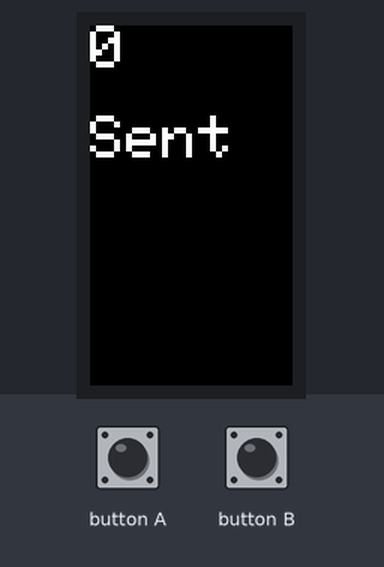
Bench run of a sketch on a simulated ESP32. Shown: 135×240 colour display. The test bench sets the inputs (shaded band).

Above: at 3.8 s.
3.9 s: button A pressed for 0.15 s
At 4.7 s:
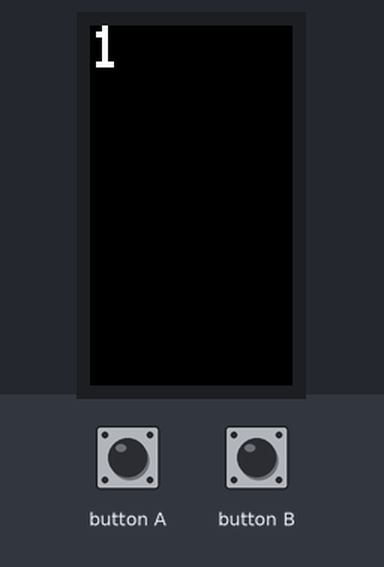
7.0 s: button A pressed for 1 s
At 8.5 s:
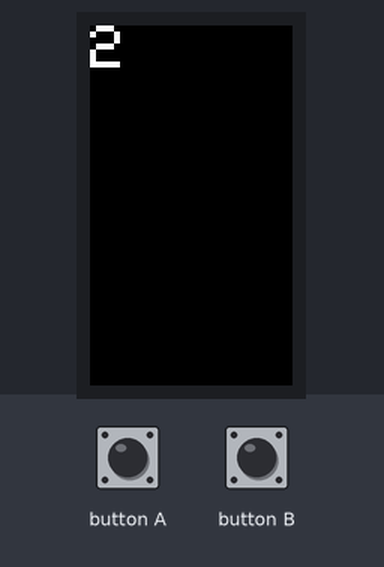
10.7 s: button B pressed for 3.2 s
At 15.1 s:
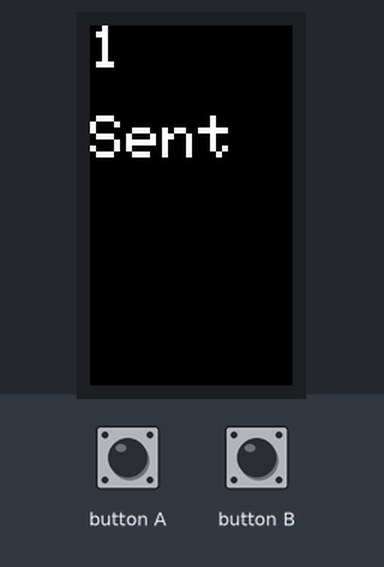
15.4 s: button A pressed for 3.2 s
At 18.9 s:
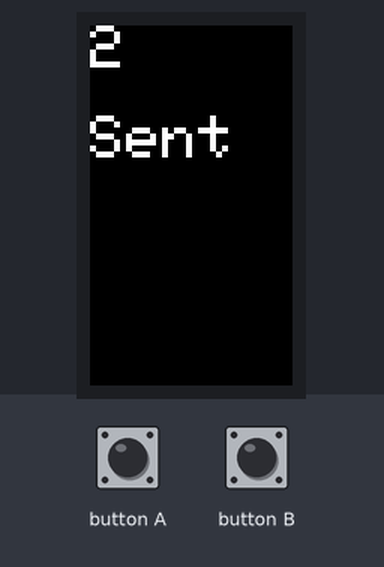
Timing chart, 0 to 20.4 s (numbered marks = the images above; inputs shaded):
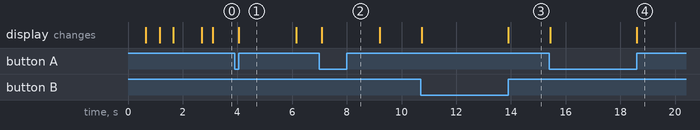

Measured:
- after the input at 3.9 s, the display: changes after 0.15 s (image 1)
- after the input at 7.0 s, the display: changes after 0.09 s (image 2)
- after the input at 10.7 s, the display: first changes at once (image 3 shows a later state)
- after the input at 15.4 s, the display: first changes at once (image 4 shows a later state)
- what the display in image 1 shows lasts 2.1 s, from 4.1 s to 6.2 s

The sketch:

M5StickCPlus_PublishAIO.ino
```cpp
//===================================================================
// File:   M5StickCPlus_PublishAIO.ino
//
// Author: J.Hathway 2024
//
// Description: Press the home/rst buttons on the M5Stick to increase/
//              decrease the counter and publish the data to AdafruitIO
//
// Dependencies:- M5StickCPlus Library 0.1.0 (M5Stack)
//              - Adafruit IO Arduino Library 4.2.9 (Adafruit)
//===================================================================

#include <AdafruitIO_WiFi.h>
#include <M5StickCPlus.h>

//==========================================
//******************************************
// ***CHANGE THESE VARIABLES***
// WiFi details
const char* network = "UoE-Device";
const char* password = "12345678";

// Adafriut IO details
const char* aioUsername = "Username";
const char* aioKey = "aio_xxxxxxxxxxxxxxxxxxxxxxxxxxxx";
const char* aioFeed = "MyFeed";

bool buzzer = false; // buzz when sent?
//******************************************
//==========================================

AdafruitIO_WiFi io(aioUsername, aioKey, network, password);
AdafruitIO_Feed *feed = io.feed(aioFeed);

int counter = 0;

unsigned long postingInterval = 3000;
unsigned long lastRequest = millis();

//=======================================================
// SETUP
void setup() {
  M5.begin();
  M5.Lcd.print("Connecting to AIO");

  // Connect to io.adafruit.com
  io.connect();

  // Wait for a connection
  while (io.status() < AIO_CONNECTED) {
    M5.Lcd.print(".");
    delay(500);
  }

  M5.Lcd.println();
  M5.Lcd.println(io.statusText());
  delay(1000);

  // Font settings
  M5.Lcd.setTextSize(4);
  M5.Lcd.fillScreen(BLACK);
  M5.Lcd.setCursor(0, 0);
  M5.Lcd.print(counter);
}

//=======================================================
// LOOP
void loop() {
  // io.run(); is required for all sketches.
  // it should always be present at the top of your loop
  // function. it keeps the client connected to
  // io.adafruit.com, and processes any incoming data.
  io.run();

  // HOME BUTTON PRESSED
  // - add one to counter
  // - print to LCD
  if (digitalRead(M5_BUTTON_HOME) == LOW) {
    counter += 1;

    // Print count to LCD
    M5.Lcd.fillScreen(BLACK);
    M5.Lcd.setCursor(0, 0);
    M5.Lcd.print(counter);

    // Wait until button released
    while (digitalRead(M5_BUTTON_HOME) == LOW) {}
  }


  // RST BUTTON PRESSED
  // - add one to counter
  // - print to LCD
  if (digitalRead(M5_BUTTON_RST) == LOW) {
    counter -= 1;

    // Print count to LCD
    M5.Lcd.fillScreen(BLACK);
    M5.Lcd.setCursor(0, 0);
    M5.Lcd.print(counter);

    // Wait until button released
    while (digitalRead(M5_BUTTON_RST) == LOW) {}
  }


  // EVERY 3 SECONDS
  // - Send count AIO Feed
  if (millis() - lastRequest > postingInterval) {
    feed->save(counter);

    // Print to LCD
    M5.Lcd.setCursor(0, 60);
    M5.Lcd.println("Sent");

    // Buzz?
    if (buzzer) {
      M5.Beep.tone(1000);
      delay(250);
      M5.Beep.mute();
    }

    lastRequest = millis();
  }
}
```
